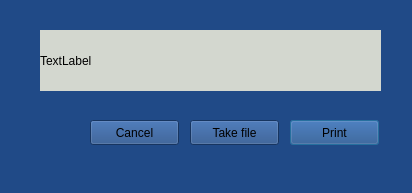
<?xml version="1.0" encoding="UTF-8"?>
<ui version="4.0">
 <class>Dialog</class>
 <widget class="QDialog" name="Dialog">
  <property name="geometry">
   <rect>
    <x>0</x>
    <y>0</y>
    <width>412</width>
    <height>193</height>
   </rect>
  </property>
  <property name="windowTitle">
   <string>BIAM Foundation</string>
  </property>
  <property name="styleSheet">
   <string notr="true">background-color: rgb(32, 74, 135);</string>
  </property>
  <widget class="QLabel" name="label_dialog_status">
   <property name="geometry">
    <rect>
     <x>40</x>
     <y>30</y>
     <width>341</width>
     <height>61</height>
    </rect>
   </property>
   <property name="styleSheet">
    <string notr="true">background-color: rgb(211, 215, 207);</string>
   </property>
   <property name="text">
    <string>TextLabel</string>
   </property>
  </widget>
  <widget class="QPushButton" name="pushButton_done">
   <property name="geometry">
    <rect>
     <x>290</x>
     <y>120</y>
     <width>89</width>
     <height>25</height>
    </rect>
   </property>
   <property name="text">
    <string>Print</string>
   </property>
  </widget>
  <widget class="QPushButton" name="pushButton_word_input">
   <property name="geometry">
    <rect>
     <x>190</x>
     <y>120</y>
     <width>89</width>
     <height>25</height>
    </rect>
   </property>
   <property name="text">
    <string>Take file</string>
   </property>
  </widget>
  <widget class="QPushButton" name="pushButton_cance">
   <property name="geometry">
    <rect>
     <x>90</x>
     <y>120</y>
     <width>89</width>
     <height>25</height>
    </rect>
   </property>
   <property name="text">
    <string>Cancel</string>
   </property>
  </widget>
 </widget>
 <resources/>
 <connections/>
</ui>
